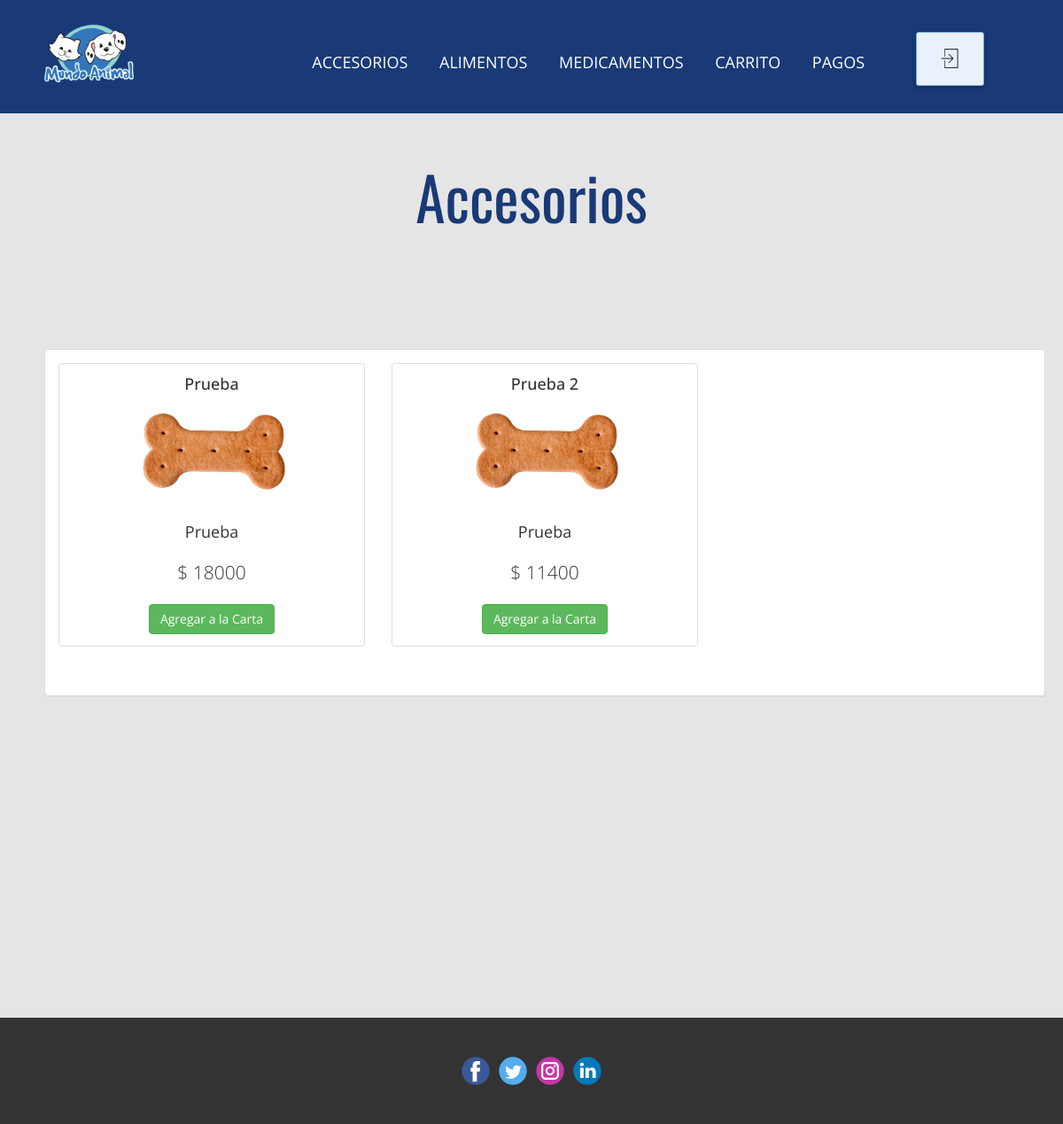
The app's page /view/ofertas.php (signed in), older data.
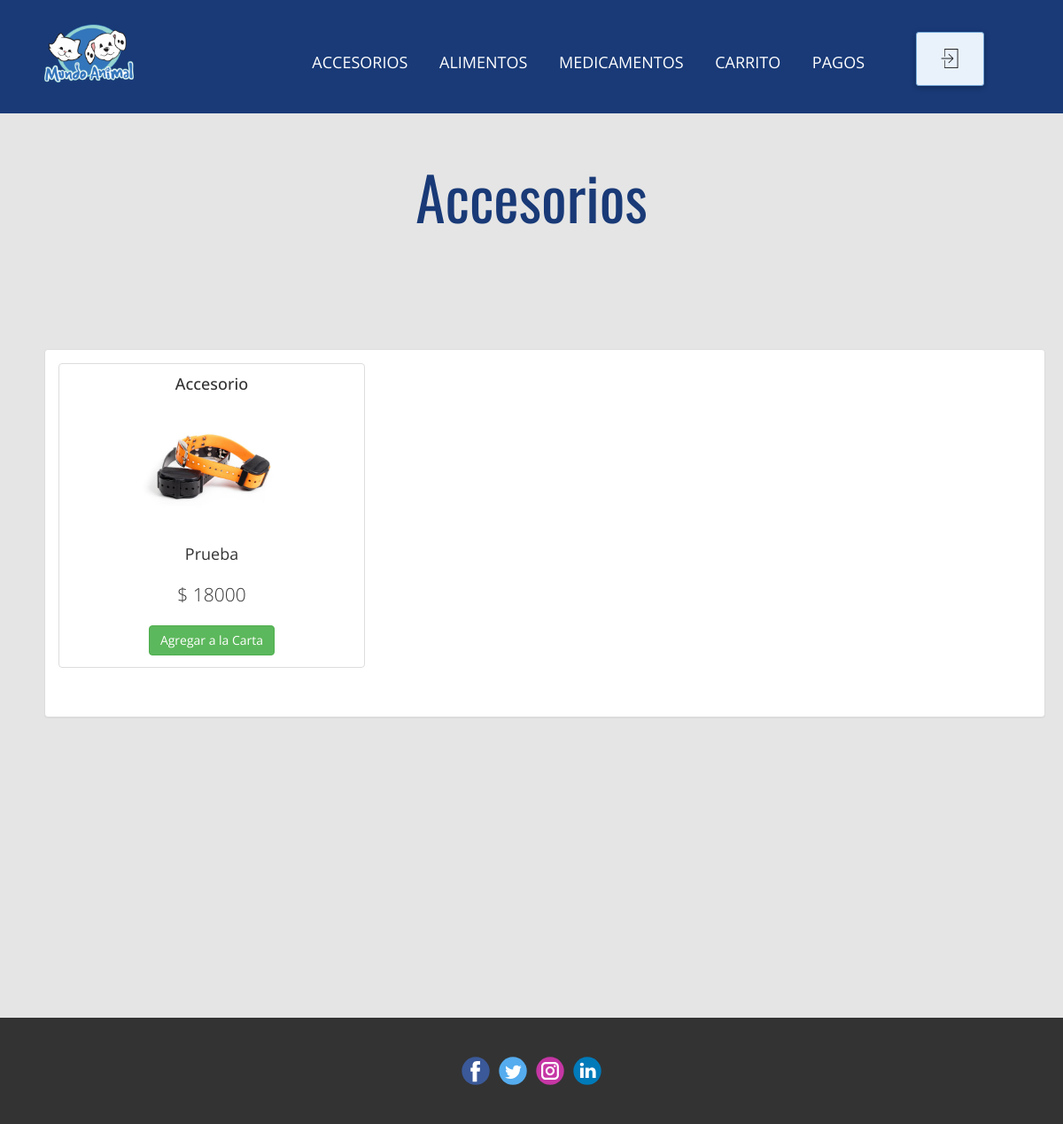
The same page, newer data.
### tables this page shows
CREATE TABLE productos (
  idproductos INT AUTO_INCREMENT PRIMARY KEY,
  nombre VARCHAR(45) NOT NULL,
  imagen VARCHAR(255),
  descripcion VARCHAR(45) NOT NULL,
  precio DOUBLE NOT NULL,
  iva DOUBLE NOT NULL,
  categoria_id INT NOT NULL,
  proveedor_id BIGINT NOT NULL);

### view/ofertas.php (the view, shortened to what the changed rows need)
<?php
include('../db/Configuracion.php');
?>
<!DOCTYPE html>
<html style="font-size: 18px;">
<head>
  <link rel="stylesheet" href="../css/nicepage2.css" media="screen">
  <link rel="stylesheet" href="../css/productos.css" media="screen">
  <link rel="stylesheet" href="http://maxcdn.bootstrapcdn.com/bootstrap/3.3.7/css/bootstrap.min.css">
</head>
<body class="u-body u-xl-mode">
  <section class="u-align-center u-clearfix u-grey-10 u-section-1 u-list-item-2" id="carousel_c142">
    <div class="u-clearfix u-sheet u-sheet-1">
      <h1 class="u-custom-font u-font-oswald u-text u-text-default u-text-palette-3-base u-text-1">
        <span class="u-text-palette-1-base">
          <font color="#193a77">Accesorios</font>
        </span>
      </h1>
      <div class="u-expanded-width u-list u-list-1">
        <div class="container">
          <div class="panel panel-default">
            <div class="panel-body">
              <div id="products" class="row list-group">
                <?php
                $query = $db->query("SELECT * FROM productos where categoria_id=1");
                if ($query->num_rows > 0) {
                  while ($row = $query->fetch_assoc()) {
                ?>
                    <div class="item col-lg-4">
                      <div class="thumbnail">
                        <div class="caption">
                          <h4 class="list-group-item-heading"><?php echo $row["nombre"]; ?></h4>
                          <center><img class="img-responsive" src="../images/ImagesProductos/<?php echo $row["imagen"]; ?>" alt="" width="200px"></img></center>
                          <p class="list-group-item-text"><?php echo $row["descripcion"]; ?></p>
                          <p class="lead"><?php echo '$ ' . $row["precio"]; ?></p>
                          <a class="btn btn-success" href="../controller/AccionCarta.php?action=addToCart&idproductos=<?php echo $row["idproductos"]; ?>">Agregar a la Carta</a>
                        </div>
                      </div>
                    </div>
                  <?php }
                } else { ?>
                  <p>Producto(s) no existe.....</p>
                <?php } ?>
              </div>
            </div>
          </div>
        </div>
      </div>
    </div>
  </section>
</body>
</html>

Row changes from the older to the newer data that the page shows:
no longer on this page (row edited): productos: nombre "Prueba 2", imagen (picture), descripcion "Prueba", precio "11400"
changed productos "Prueba": nombre "Prueba" → "Accesorio"; imagen: a different picture
